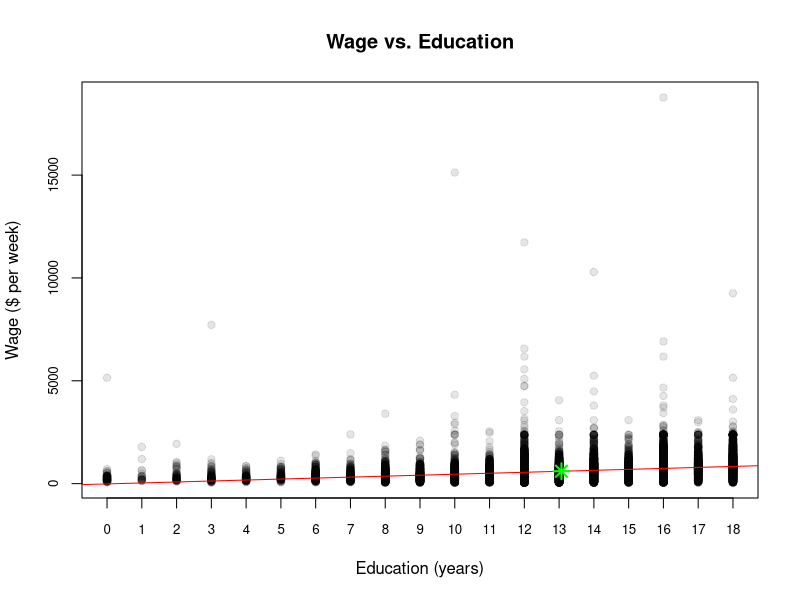
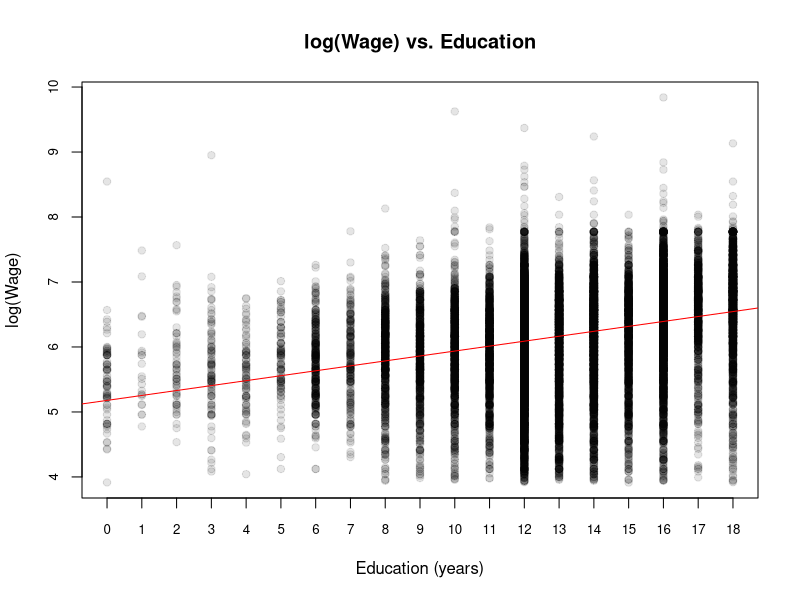
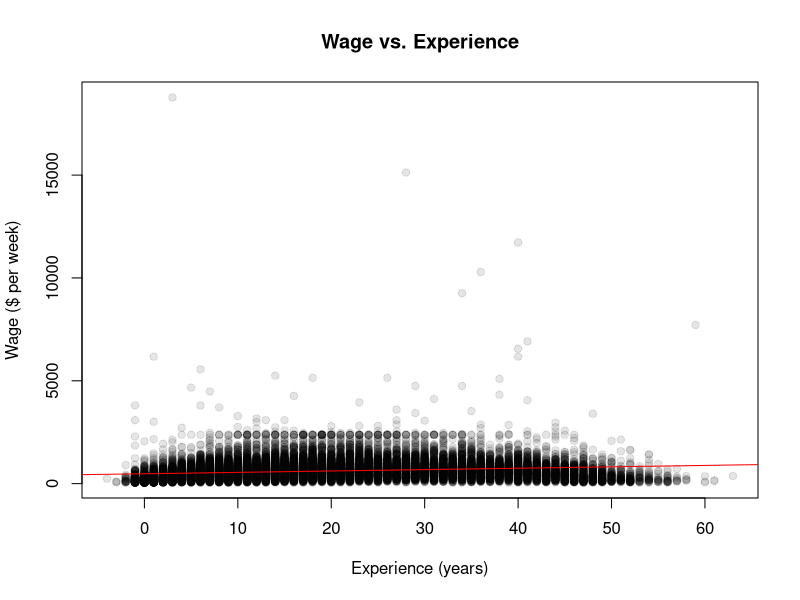
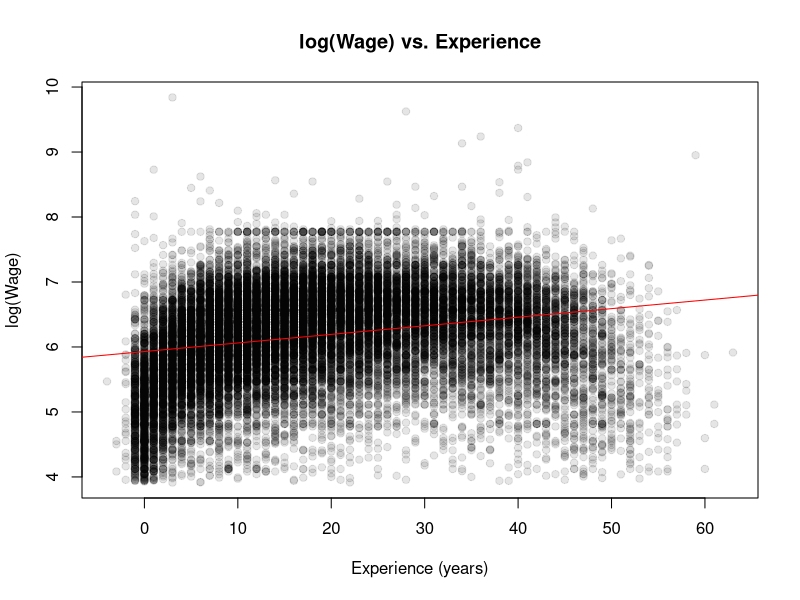

Here is the R script that generated these plots, in order:
# Author: Patrick Sheehan
# Purpose: Extend the replication of Table 1.A and 2.A 
#          from Bierens and Ginther (2001)      
# Input: None
# Output(s): Scatterplots (one PDF file with all)

# First, run my simulation replicating Table 1.A and 2.a
require(AER) # Require data package
# Set up data
data("CPS1988")
wages <- CPS1988$wage 
log.wages <- log(wages)
education <- CPS1988$education
experience <- CPS1988$experience
# Part 2: Scatterplots (wages, log(wages) vs. education, experience)
pdf("scatterplots.pdf") # Begin PDF graphics driver
# Education vs. Wages
plot(education, wages,
     main="Wage vs. Education",
     xlab="Education (years)",
     ylab="Wage ($ per week)",
     col=rgb(0, 0, 0, 0.1),
     pch=19,
     xaxp=c(min(education), max(education), 18),
     cex.axis=0.8)
abline(lm(wages ~ education), col="red")
points(x=mean(education), y=mean(wages), pch=8, col="green", lwd=2, cex=1.5)
# Alternative: hexbin
# ed.bins <- hexbin(education, wages, 
#                   xbins=19,
#                   xlab= "Education (years)",
#                   ylab= "")
# plot(ed.bins, main= "Wage vs. Education")
# Education vs. log(wages)
plot(education, log.wages,
     main="log(Wage) vs. Education",
     xlab="Education (years)",
     ylab="log(Wage)",
     col=rgb(0, 0, 0, 0.1),
     pch=19,
     xaxp=c(min(education), max(education), 18),
     cex.axis=0.8)
abline(lm(log.wages~education), col="red")
# Experience vs. wages
plot(experience, wages,
     main="Wage vs. Experience",
     xlab="Experience (years)",
     ylab="Wage ($ per week)",
     col=rgb(0, 0, 0, 0.1),
     pch=19)
abline(lm(wages~experience), col="red")
# Experience vs. log.wages
plot(experience, log.wages,
     main="log(Wage) vs. Experience",
     xlab="Experience (years)",
     ylab="log(Wage)",
     col=rgb(0, 0, 0, 0.1),
     pch=19)
abline(lm(log.wages~experience), col="red")
dev.off() # Done with pdf file
